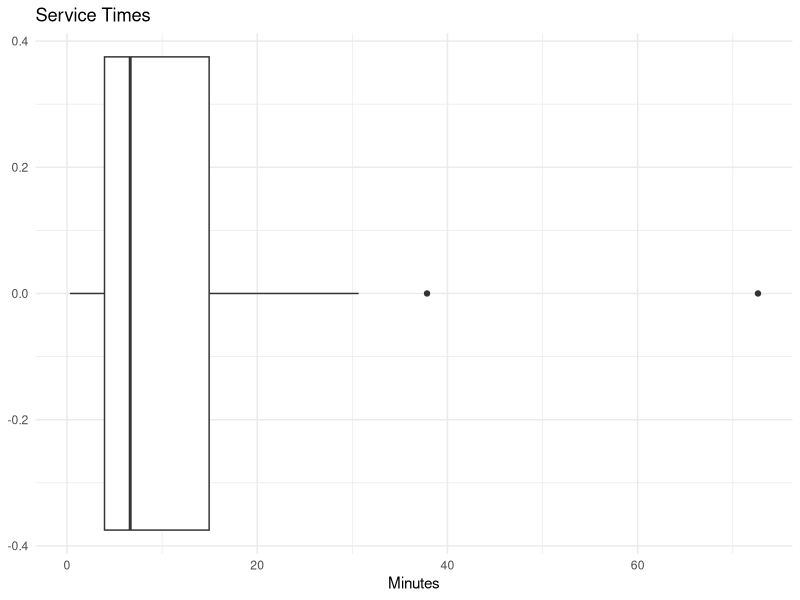
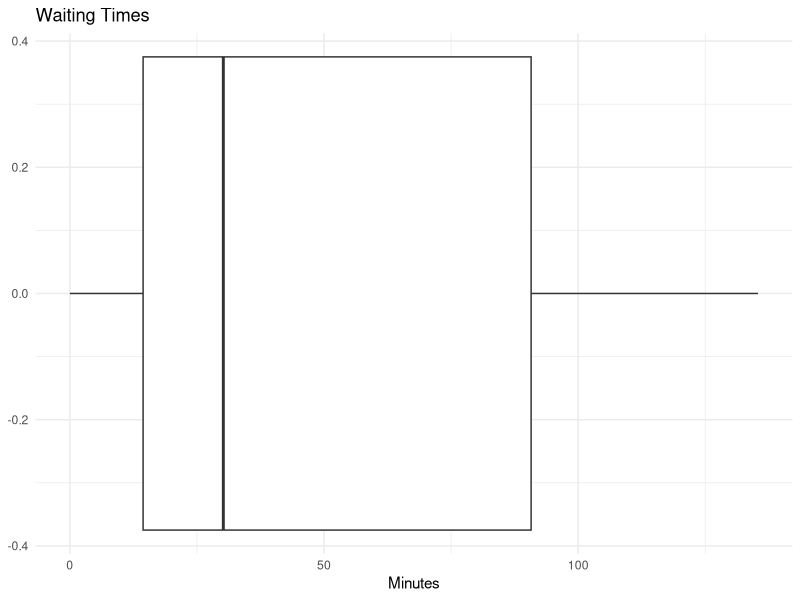
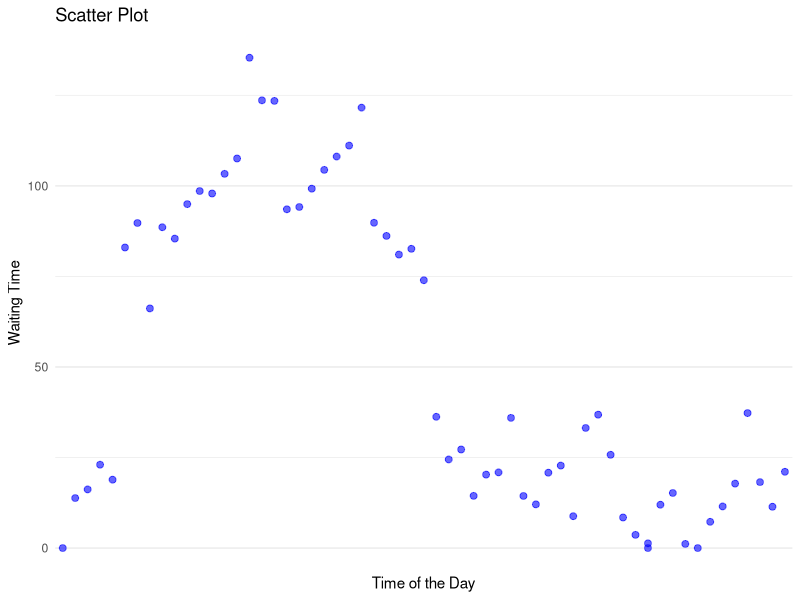
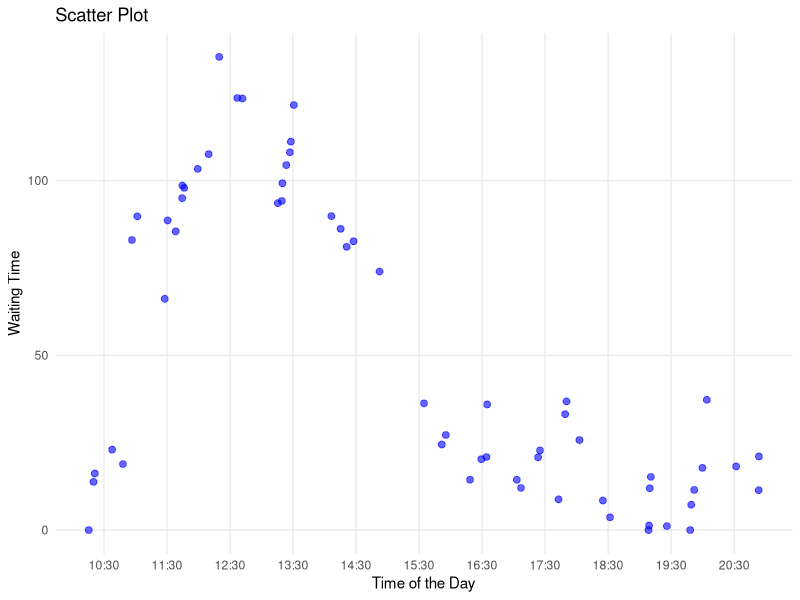
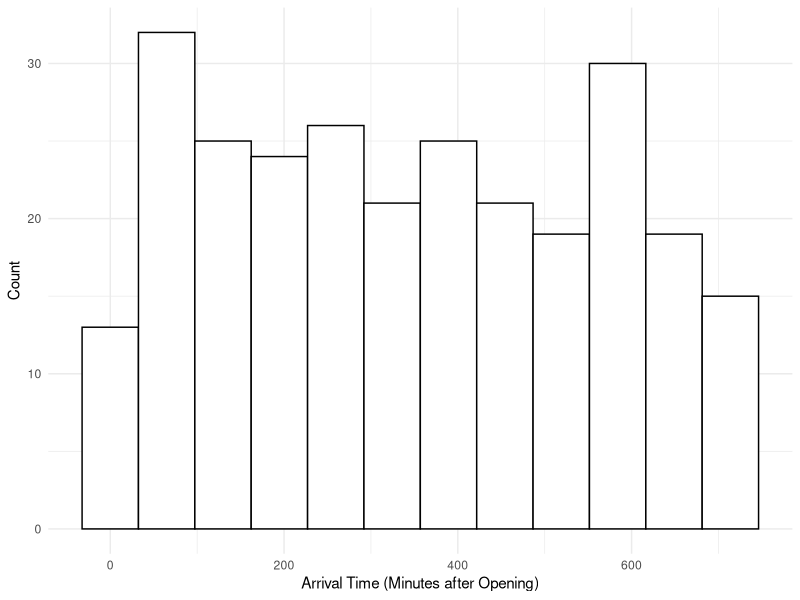
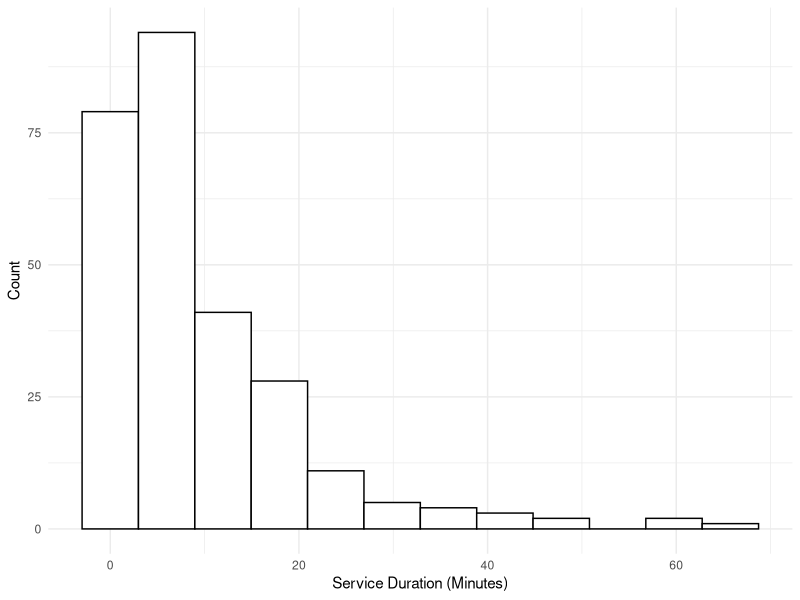
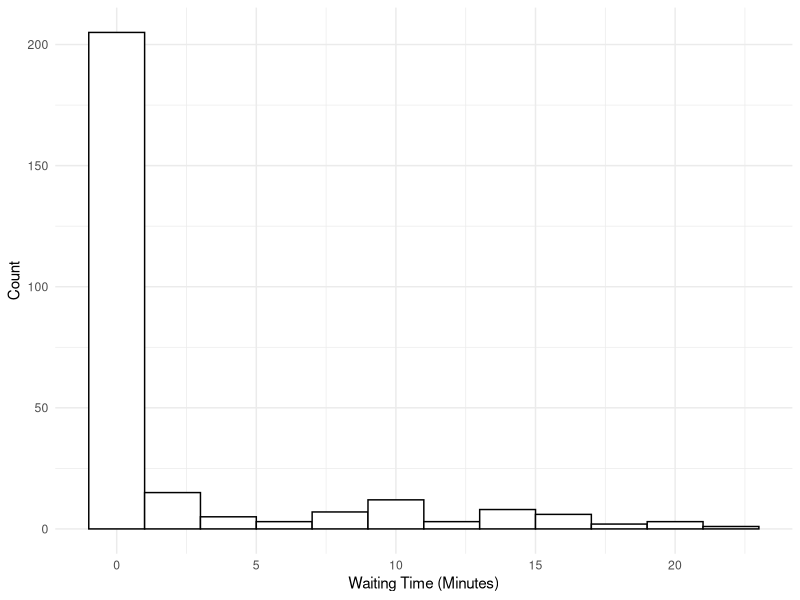
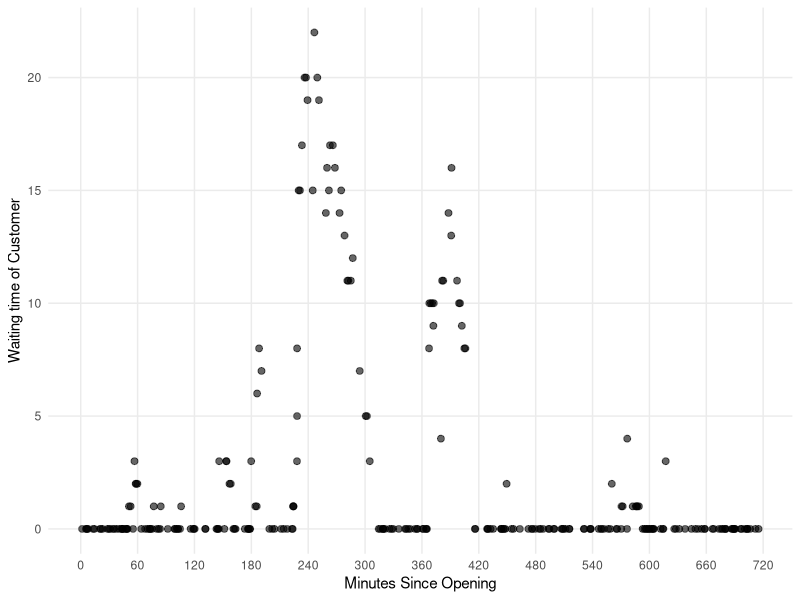

Generate these figures, in order, with R:
## ---- chunk 1
library(tidyverse)
library(lubridate)
library(knitr)

set.seed(121)

# simulating the arrival times of customers throughout the day

# Poisson process (lambda = 5)
# Tk= arrival time of the kth customer
# Wk= time between the k-1th customer arrival and the kth customer arrival where Wk ~ Pois(lambda)

# set parameter
lambdaA <- 5 # in units: customers per hour
opening_time <- hm("10:00")
closing_time <- hm("22:00")
hours <- hour(closing_time) - hour(opening_time) # operating hours: 10am to 10pm
total_time <- hours*60 # operating hours in minutes
lambdaA <- lambdaA/60 # customers per minute
# converting to minutes because our lambda is low, and we can can get greater precision in analyses this way

n <- ceiling(lambdaA*total_time) # max number of customers the store can have throughout the day

# generate W1,..,Wn (calculating the time between the arrival times of 2 customers)
W_sample <- rexp(n, rate= lambdaA)

# calculate T or the arrival times by summing together the Wi arrival times

T_sample <- numeric(n)

for(i in 1:n) {
  T_sample[i] <- sum(W_sample[1:i])
}

# all possible arrival times of customers throughout the day (X minutes after opening)

# however, the store is only open for 12 hours or 720 minutes so we must get rid of the values that fall outside of the range (go beyond 720)

arrival_times_s1 <- T_sample[T_sample <= total_time]

arrival_times_s1

opening_time + minutes(floor(max(arrival_times_s1)))

## ---- chunk 2
# given the output from above, simulate the serving times of customers before they leave

# notice that service time is modeled by exp(6)
lambdaS <- 6 # customers per hour
lambdaS <- lambdaS/60 # customers per minute 

# simulate customer's service time 
# n= only simulating the service time for those where T_sample <= total_time
service_times_s1 <- rexp(length(arrival_times_s1), rate= lambdaS)

#these are the serving times for each arriving customer before they leave
service_times_s1

## ---- chunk 3
# Start time as POSIXct
start_time <- as.POSIXct("10:00", format = "%H:%M", tz = "UTC")

# Add minutes to the start time

time_of_day <- sapply(arrival_times_s1, function(m) {
  m <- round(m)  # Round to nearest whole number
  new_time <- start_time + (m * 60)  # Add minutes converted to seconds
  format(new_time, "%H:%M")  # Format as "HH:MM"
})

print(time_of_day)
## ---- chunk 4

# determining waiting times

# for each observation (customer), calculate when the service begins and when it ends 
# serving ends = service begins + service time
# service begins: either when the customer walks in, or when the previous customer leaves (assumes there is a waiting time)

# compare this to the arrival time 
# if arrival time > time service ends then wait time = 0
# but if arrival time < service time ends then wait time = time service ends- arrival time 

# variable initialization
waiting_times_s1 <- numeric(length(arrival_times_s1))  # generating times for each customer
service_start <- numeric(length(arrival_times_s1)) 
service_end <- numeric(length(arrival_times_s1))  
current_end <- numeric(0) # service end time for current customer (i)

# iterate over each customer
for (i in 1:length(arrival_times_s1)) {

  # only includes observations where service time > arrival time => which means there is a wait time
  # gets rid of observations where service < arrival time => 0 wait time
  if (length(current_end) > 0) {
    current_end <- current_end[current_end > arrival_times_s1[i]]
  }
  
 if (length(current_end) == 0) {
   # scenario 1: if there is no waiting time, service starts at the customer arrival
    service_start[i] <- arrival_times_s1[i]
  } else {
    # scenario 2: if there is a waiting time, service starts at the end of the previous customer's end time
    previous_end <- service_end[i - 1]
    service_start[i] <- max(arrival_times_s1[i], previous_end)
  }
  
  # update the service end time for current customer by adding when service starts and how long the service takes
  service_end[i] <- service_start[i] + service_times_s1[i]
  
  # add this service end time to current end services
  current_end <- c(current_end , service_end[i])
  
  # update waiting time
  waiting_times_s1[i] <- service_start[i] - arrival_times_s1[i]
}


scen1_sim_results <- data.frame(
  customer = 1:length(arrival_times_s1),
  arrival_time = arrival_times_s1,
  service_length = service_times_s1,
  service_start = service_start,
  service_end = service_end,
  waiting_time = waiting_times_s1,
  time_of_day = time_of_day
)

print(head(scen1_sim_results, 5)) # printing first 5 customers

## ---- chunk 5
# boxplot(service_times, horizontal= TRUE, main= "Service Times", xlab= "Minutes")

scen1_sim_results %>%
  ggplot(aes(x= service_length)) +
  geom_boxplot() +
  labs(
    x= "Minutes",
    title = "Service Times"
  ) +
  theme_minimal()

mean(service_times_s1)

## ---- chunk 6
# boxplot(waiting_times_s1, horizontal= TRUE, main= "Waiting Times", xlab= "Minutes")

mean(waiting_times_s1)

scen1_sim_results %>% 
  ggplot(aes(x= waiting_time)) +
  geom_boxplot() +
  labs(
    x= "Minutes",
    title = "Waiting Times"
  ) +
  theme_minimal()

## ---- chunk 7

#Label for 30 min interval
breaks <- seq(30, 720, by = 30)
labels <- sprintf("%02d:%02d", 10 + breaks %/% 60, breaks %% 60) 

ggplot(scen1_sim_results, aes(x = time_of_day, y = waiting_times_s1)) +
  geom_point(color = "blue", size = 2, alpha = 0.6) +
    scale_x_discrete(
    breaks = breaks, 
    labels = labels
  ) +
  labs(
    title = "Scatter Plot",
    x = "Time of the Day",
    y = "Waiting Time"
  ) +
  theme_minimal()

## ---- chunk 8

library(ggplot2)


# Custom breaks and labels for 30-minute intervals
breaks <- seq(30, 720, by = 60)
labels <- sprintf("%02d:%02d", 10 + breaks %/% 60, breaks %% 60)

# Scatter plot with x-axis as numeric time in minutes
ggplot(scen1_sim_results, aes(x = arrival_times_s1, y = waiting_times_s1)) +
  geom_point(color = "blue", size = 2, alpha = 0.6) +
  scale_x_continuous(
    breaks = breaks, 
    labels = labels
  ) +
  labs(
    title = "Scatter Plot",
    x = "Time of the Day",
    y = "Waiting Time"
  ) +
  theme_minimal()+
  theme(panel.grid.minor = element_blank())

## ---- chunk 9
# first, we generate the arrival times similar in scenario 1
lambdaA <- 24 # per hour
opening_time <- hm("10:00")
closing_time <- hm("22:00")
hours <- hour(closing_time) - hour(opening_time)
total_time <- hours*60 # operating hours in minutes
lambdaA <- lambdaA/60 # per minute
num_chefs = 2

n <- ceiling(lambdaA*total_time) # max number of customers
W_sample <- rexp(n, rate= lambdaA)
T_sample <- numeric(n)

for(i in 1:n) {
  T_sample[i] <- sum(W_sample[1:i])
}

arrival_times <- T_sample[T_sample <= total_time]

# next, we generate the service times similar to scenario 1
# make a function to do this
calc_service_times <- function(arrivals, chefs) {
  # Ensure rate is per unit time
  minute_rate = (3*chefs) / 60
  services = rexp(length(arrivals), rate = minute_rate)
  return(services) # in minutes
}
# if we only have one chef
service_times <- calc_service_times(arrivals = arrival_times, chefs = num_chefs)
## ---- chunk 10

tables <- 5
arrival_times_temp <- arrival_times

# number of people in line each minute
queue_size_history <- numeric(total_time)

# number of tables occupied each minute
occupied_tables_history <- rep(0, total_time)

# timer to track remaining waiting time for each table in the restaurant
# each element is one table in the restaurant
# -1 means empty
# otherwise, number of remaining service minutes
tables_timer <- rep(-1, tables)

# the amount of minutes each customer of that day waited
waiting_times <- numeric(0)

# the arrival_times indices of the people currently in line
# in order to know how long their eventual service time will be
queue <- numeric(0)

# an internal counter separate from the time
customers_entered <- 0
for (i in 1:total_time) {
  occupied_tables_history[i+1] = occupied_tables_history[i]
  
  # update the waiting timer for all occupied tables
  tables_timer[tables_timer > 0] <- tables_timer[tables_timer > 0] - 1
  # update the number of available tables in the next minute
  # based on the number of tables who have finished timers
  occupied_tables_history[i+1] = occupied_tables_history[i+1] - sum(tables_timer == 0)
  # mark the finished tables as available tables for the next minute
  tables_timer[tables_timer == 0] <- tables_timer[tables_timer == 0] - 1
  
  # has the next customer arrived?
  if(length(arrival_times_temp) > 0){
    if(arrival_times_temp[1] < i) {
      # if so, add them to the back of the queue
      queue = c(queue, as.integer(customers_entered+1)) # add 1 for 1-indexing
      # remove the 1st element of arrival_times
      arrival_times_temp = arrival_times_temp[-1]
      # start the waiting timer for this customer by appending 0
      waiting_times = c(waiting_times, 0)
      
      customers_entered = customers_entered + 1
    }
  }
  # are any tables currently open and there is a person in line?
  if(occupied_tables_history[i+1] < tables & length(queue) > 0) {
    # if so, then seat the first person in line
    # at the first available table
    for (j in 1:tables) {
      if(tables_timer[j] == -1) {
        # queue[1] has the customer index of the first person in line
        tables_timer[j] = round(service_times[queue[1]])
        break
      }
    }
    # the next minute there will be one more occupied table
    occupied_tables_history[i+1] = occupied_tables_history[i+1] + 1
    # remove the first person in the queue
    queue = queue[-1]
  }
  # update the waiting time for each person in the queue
  for (customer_index in queue) {
    waiting_times[customer_index] = waiting_times[customer_index] + 1
  }
  # keep track of how long the line is at each minute
  queue_size_history[i] = length(queue)
}

occupied_tables_history <- occupied_tables_history[-1]

## ---- chunk 11
scen2_sim_results_by_customer <- data.frame(
  customer = 1:length(arrival_times),
  arrival_time = arrival_times,
  service_length = service_times,
  waiting_time = waiting_times
)

## ---- chunk 12
scen2_sim_results_by_minute <- data.frame(
  minutes_since_opening = 1:total_time,
  time_of_day = I(lapply(1:total_time, function(i) opening_time + minutes(i))),
  queue_size = queue_size_history,
  occupied_tables = occupied_tables_history
)

## ---- chunk 13


scen2_sim_results_by_customer |>
  ggplot(aes(x = arrival_time)) +
  geom_histogram(bins = 12, color = "black", fill = "white") +
  labs(
    x = "Arrival Time (Minutes after Opening)",
    y = "Count"
  ) +
  theme_minimal()

scen2_sim_results_by_customer |>
  ggplot(aes(x = service_length)) +
  geom_histogram(bins = 12, color = "black", fill = "white") +
  labs(
    x = "Service Duration (Minutes)",
    y = "Count"
  ) +
  theme_minimal()

scen2_sim_results_by_customer |>
  ggplot(aes(x = waiting_time)) +
  geom_histogram(bins = 12, color = "black", fill = "white") +
  labs(
    x = "Waiting Time (Minutes)",
    y = "Count"
  ) +
  theme_minimal()

scen2_sim_results_by_customer |>
  ggplot(aes(x = arrival_time, y = waiting_time)) +
  geom_point(size = 2, alpha = 0.6) +
  scale_x_continuous(breaks = seq(0, total_time, by = 60)) +
  labs(
    x = "Minutes Since Opening",
    y = "Waiting time of Customer"
  ) +
  theme_minimal() +
  theme(panel.grid.minor = element_blank())


scen2_sim_results_by_minute |>
  ggplot(aes(x = minutes_since_opening, y = queue_size)) +
  geom_line() +
  scale_y_continuous(breaks = seq(1, max(queue_size_history), by = 1)) +
  scale_x_continuous(breaks = seq(0, total_time, by = 60)) +
  labs(
    x = "Minutes Since Opening",
    y = "Queue Length"
  ) +
  theme_minimal() +
  theme(panel.grid.minor = element_blank())

scen2_sim_results_by_minute |>
  ggplot(aes(x = minutes_since_opening, y = occupied_tables)) +
  geom_area(fill = "lightblue") +
  geom_line() +
  scale_y_continuous(breaks = seq(1, tables, by = 1)) +
  scale_x_continuous(breaks = seq(0, total_time, by = 60)) +
  labs(
    x = "Minutes Since Opening",
    y = "Number of Tables Occupied"
  ) +
  theme_minimal() +
  theme(panel.grid.minor = element_blank())

## ---- chunk 14

# assumption of five tables and 3 chefs

# setting number of chefs to a certain number
# chefs <- 3
# meal <- 50 #50 dollars per meal
# wage <- 12*40 #40 dollars per hour for 12 hrs of work
# revenue <- total_customers * meal
# costs <- wage*chefs
# profit <- revenue - costs
# profit

# only including customers who are waiting for less than 30 mins because will leave the line if wait time is greater than that amount 

filtered_customers <- which(waiting_times < 30) 
total_customers <- length(filtered_customers)
total_customers

meal <- 50 #50 dollars per meal
wage <- 12*40 #40 dollars per hour for 12 hrs of work

profit_table <- data.frame(
  Chefs = integer(),
  Revenue = numeric(),
  Costs = numeric(),
  Profit = numeric()
) 

# if people get mad, the meal will only be 25 because they are mad

for (chefs in 1:10) {

  revenue <- total_customers * meal

  # Calculate costs (wage per chef * number of chefs)
  costs <- wage * chefs

  # Calculate profit
  profit <- revenue - costs

  profit_table <- rbind(profit_table, data.frame(Chefs = chefs, Revenue = revenue, Costs = costs, Profit = profit))

}

print(profit_table)

profit_table

## ---- chunk 15

profit_table %>%
  ggplot(aes(x = Chefs, y = Profit)) +
  geom_line() +
  scale_x_continuous(breaks = seq(1, 10, 1))+
  labs(
    x= "Number of Chefs",
    y= "Profit",
    title= "Number of Chefs versus Profit"
  ) +
  theme_minimal()

## ---- chunk 16
simulate_differential_arrival_times <- function(
    lunch_peak_start,lunch_peak_end,
    dinner_peak_start, dinner_peak_end,
    lambda_down, lambda_peak, total_time
) {
  # Convert arrival rates to per minute
  rate_down <- lambda_down / 60
  rate_peak <- lambda_peak / 60
  
  # Convert peak times to minutes from opening
  lunch_peak_start_min <- as.numeric(as.duration(lunch_peak_start - opening_time), units = "minutes")
  lunch_peak_end_min <- as.numeric(as.duration(lunch_peak_end - opening_time), units = "minutes")
  
  dinner_peak_start_min <- as.numeric(as.duration(dinner_peak_start - opening_time), units = "minutes")
  dinner_peak_end_min <- as.numeric(as.duration(dinner_peak_end - opening_time), units = "minutes")
  
  # Initialize list to store arrival times
  arrival_times <- numeric()
  current_time <- 0  # Start at 0 minutes (opening time)
  
  # Generate arrival times
  while (current_time < total_time) {
    # Determine the arrival rate based on current time
    if ((current_time >= lunch_peak_start_min && current_time < lunch_peak_end_min) ||
        (current_time >= dinner_peak_start_min && current_time < dinner_peak_end_min)) {
      arrival_rate <- rate_peak  # Peak time rate
    } else {
      arrival_rate <- rate_down  # Downtime rate
    }
    
    # Generate the next interarrival time from the exponential distribution
    next_arrival <- rexp(1, arrival_rate)
    
    # Update the current time
    current_time <- current_time + next_arrival
    
    # If within the operating hours, add the arrival time to the list
    if (current_time < total_time) {
      arrival_times <- c(arrival_times, current_time)
    }
  }
  
  # Return arrival_times
  return(arrival_times)
}

arrival_times <- simulate_differential_arrival_times(
  lunch_peak_start = hm("12:00"),
  lunch_peak_end = hm("14:00"), 
  dinner_peak_start = hm("18:00"),
  dinner_peak_end = hm("20:00"), 
  lambda_down = 6, lambda_peak = 60, total_time = total_time)

ggplot(data = data.frame(arrival_times), aes(x = arrival_times)) +
  geom_histogram(binwidth = 10, fill = "blue", color = "black", alpha = 0.7) +
  labs(
    title = "Histogram of Customer Arrival Times",
    x = "Time of Day (Hours)",
    y = "Number of Arrivals"
  ) +
  scale_x_continuous(
    breaks = seq(0, 720, by = 30)
  ) +
  theme_minimal()
## ---- chunk 17

restaurant_sim <- function(arrivals, chefs, tables, minutes) {
  # calculate service times
  service_times = rexp(length(arrivals), rate = (3*chefs) / 60)
  
  # set up tracking
  arrival_times_temp <- arrival_times
  
  queue_size_history <- numeric(total_time)
  
  # number of tables occupied each minute
  occupied_tables_history <- rep(0, total_time)
  
  # timer to track remaining waiting time for each table in the restaurant
  # each element is one table in the restaurant
  # -1 means empty
  # otherwise, number of remaining service minutes
  tables_timer <- rep(-1, tables)
  
  # the amount of minutes each customer of that day waited
  waiting_times <- numeric(0)
  
  # the arrival_times indices of the people currently in line
  # in order to know how long their eventual service time will be
  queue <- numeric(0)
  
  # an internal counter separate from the time
  customers_entered <- 0
  
  # iterate through the day
  for (i in 1:total_time) {
    occupied_tables_history[i+1] = occupied_tables_history[i]
    
    # update the waiting timer for all occupied tables
    tables_timer[tables_timer > 0] <- tables_timer[tables_timer > 0] - 1
    # update the number of available tables in the next minute
    # based on the number of tables who have finished timers
    occupied_tables_history[i+1] = occupied_tables_history[i+1] - sum(tables_timer == 0)
    # mark the finished tables as available tables for the next minute
    tables_timer[tables_timer == 0] <- tables_timer[tables_timer == 0] - 1
    
    # has the next customer arrived?
    if(length(arrival_times_temp) > 0){
      if(arrival_times_temp[1] < i) {
        # if so, add them to the back of the queue
        queue = c(queue, as.integer(customers_entered+1)) # add 1 for 1-indexing
        # remove the 1st element of arrival_times
        arrival_times_temp = arrival_times_temp[-1]
        # start the waiting timer for this customer by appending 0
        waiting_times = c(waiting_times, 0)
        
        customers_entered = customers_entered + 1
      }
    }
    # are any tables currently open and there is a person in line?
    if(occupied_tables_history[i+1] < tables & length(queue) > 0) {
      # if so, then seat the first person in line
      # at the first available table
      for (j in 1:tables) {
        if(tables_timer[j] == -1) {
          # queue[1] has the customer index of the first person in line
          tables_timer[j] = round(service_times[queue[1]])
          break
        }
      }
      # the next minute there will be one more occupied table
      occupied_tables_history[i+1] = occupied_tables_history[i+1] + 1
      # remove the first person in the queue
      queue = queue[-1]
    }
    # update the waiting time for each person in the queue
    for (customer_index in queue) {
      waiting_times[customer_index] = waiting_times[customer_index] + 1
    }
    # keep track of how long the line is at each minute
    queue_size_history[i] = length(queue)
  }
  
  occupied_tables_history <- occupied_tables_history[-1]
  
  # calculate outputs (the things we actually care about) from the simulation
  
  # average waiting time across all customers
  avg_waiting_time <- mean(waiting_times)
  # number of customers who waited >30 minutes (and made us less money)
  long_waits <- length(waiting_times[waiting_times > 30])
  # average queue length throughout the day
  avg_queue_length <- mean(queue_size_history)
  # maximum queue length that day
  max_queue_length <- max(queue_size_history)
  # average table occupancy in the restaurant
  avg_tables_occupied <- mean(occupied_tables_history)
  # number of customers
  num_customers <- length(waiting_times)
  
  # return all of it, as a data frame with one row
  sim_output <- data.frame(
    total_customers = num_customers,
    num_chefs = chefs,
    num_tables = tables,
    avg_waiting_time = avg_waiting_time,
    long_waits = long_waits,
    avg_queue_length = avg_queue_length,
    max_queue_length = max_queue_length,
    avg_tables_occupied = avg_tables_occupied
  )
  return(sim_output)
}

total_time <- 720

df <- numeric(8)
for(a in 1:5) {
  num_chefs = a
  for(b in 1:5) {
    num_tables = b
    for(i in 1:10) {
      arrival_times <- simulate_differential_arrival_times(
      lunch_peak_start = hm("12:00"),
      lunch_peak_end = hm("14:00"), 
      dinner_peak_start = hm("18:00"),
      dinner_peak_end = hm("20:00"), 
      lambda_down = 6, lambda_peak = 60, total_time = total_time)
      df <- rbind(df, restaurant_sim(arrival_times, num_chefs, num_tables, total_time))
    }
  }
}

df <- df[-1, ]


## ---- chunk 18

# MEAN WAITING TIMES
df |>
  group_by(num_chefs, num_tables) |>
  summarise(mean = mean(avg_waiting_time), variance = var(avg_waiting_time)) |>
  ggplot(aes(x = num_tables, y = num_chefs, color = mean, size = variance)) +
  geom_point() +
  scale_color_gradient(low = "blue", high = "red") +
  scale_x_continuous(
    breaks = seq(min(df$num_tables), ceiling(max(df$num_tables)), by = 1),
    labels = seq(min(df$num_tables), ceiling(max(df$num_tables)), by = 1)  
  ) +
  scale_y_continuous(
    breaks = seq(min(df$num_chefs), ceiling(max(df$num_chefs)), by = 1),
    labels = seq(min(df$num_chefs), ceiling(max(df$num_chefs)), by = 1)  
  ) +
  theme_bw() +
  theme(panel.grid.minor = element_blank()) +
  labs(
    x = "Number of Tables",
    y = "Number of Chefs",
    color = "Average waiting time (minutes)",
    size = "Variance between days"
  )
  

# MEAN LONGEST WAITING TIME OF THE DAY
df |>
  group_by(num_chefs, num_tables) |>
  summarise(mean = mean(long_waits), variance = var(long_waits)) |>
  kable()

# MEAN QUEUE LENGTH
df |>
  group_by(num_chefs, num_tables) |>
  summarise(mean = mean(avg_queue_length), variance = var(avg_queue_length)) |>
  kable()

# MEAN MAX QUEUE LENGTH FOR EACH DAY
df |>
  group_by(num_chefs, num_tables) |>
  summarise(mean = mean(max_queue_length), variance = var(max_queue_length)) |>
  kable()

# MEAN TABLES OCCUPIED
df |>
  group_by(num_chefs, num_tables) |>
  summarise(mean = mean(avg_tables_occupied), variance = var(avg_tables_occupied)) |>
  kable()
